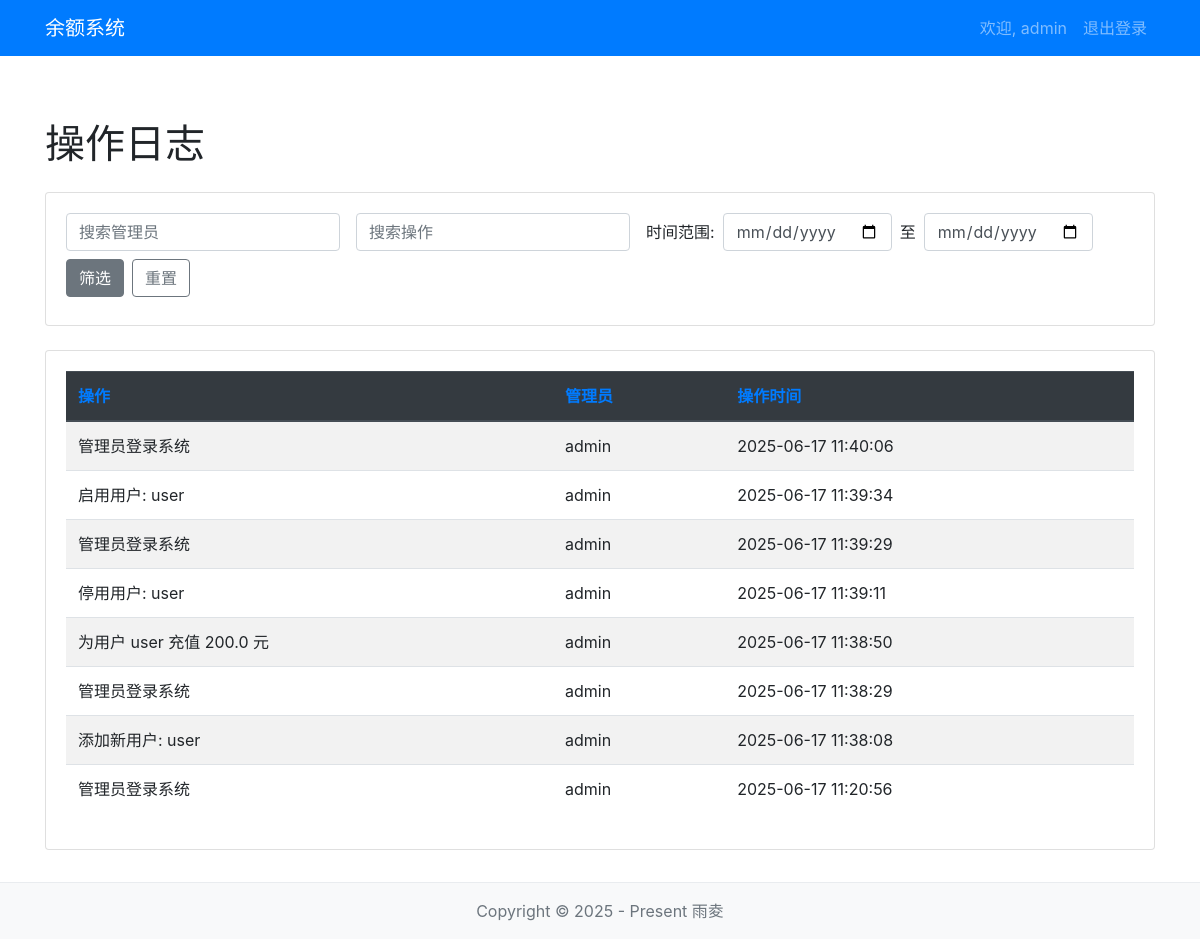
/admin/logs (signed in), run on the app's committed database.
### app/models/user.py (models this page shows, shortened)
class User(UserMixin, db.Model):
    id = db.Column(db.Integer, primary_key=True)
    username = db.Column(db.String(64), unique=True, nullable=False)
    password_hash = db.Column(db.String(128), nullable=False)
    email = db.Column(db.String(120), unique=True, nullable=True)
    balance = db.Column(db.Float, default=0.0)
    register_time = db.Column(db.DateTime, default=datetime.utcnow)
    is_active = db.Column(db.Boolean, default=True)
    user_type = db.Column(db.String(20), default='user')  # 'user' or 'admin'

### app/models/log.py (models this page shows, shortened)
class OperationLog(db.Model):
    id = db.Column(db.Integer, primary_key=True)
    action = db.Column(db.String(255), nullable=False)
    timestamp = db.Column(db.DateTime, default=datetime.utcnow)
    admin_id = db.Column(db.Integer, db.ForeignKey('user.id'))
    admin_username = db.Column(db.String(64), nullable=False)
    user_id = db.Column(db.Integer, db.ForeignKey('user.id'), nullable=True)
    user_username = db.Column(db.String(64), nullable=True)
    amount = db.Column(db.Float, nullable=True)

### app/routes/admin.py (the view)
@admin_bp.route('/logs')
@admin_required
def logs():
    logs = OperationLog.query.order_by(OperationLog.timestamp.desc()).all()
    return render_template('admin/logs.html', title='操作日志', logs=logs)

### app/__init__.py (called while the page is built)
@login_manager.user_loader
def load_user(user_id):
    from app.models.user import User
    user = User.query.get(int(user_id))
    return user

### app/routes/admin.py (called while the page is built)
def admin_required(f):
    @wraps(f)
    def decorated_function(*args, **kwargs):
        if not current_user.is_authenticated:
            flash('请先登录以访问该页面')
            return redirect(url_for('admin.login', next=request.url))
        if not hasattr(current_user, 'user_type') or current_user.user_type != 'admin':
            flash('请使用管理员账号登录')
            return redirect(url_for('admin.login', next=request.url))
        return f(*args, **kwargs)
    return decorated_function

### app/templates/admin/logs.html (shortened to what this page needs)
{% extends 'base.html' %}
{% block content %}
<h1 class="mb-4">操作日志</h1>
<div class="card mb-4">
    <div class="card-body">
        <form method="get" class="form-inline">
            <div class="form-group mr-3 mb-2">
                <input type="text" name="admin" class="form-control" placeholder="搜索管理员" value="{{ request.args.get('admin', '') }}">
            </div>
            <div class="form-group mr-3 mb-2">
                <input type="text" name="action" class="form-control" placeholder="搜索操作" value="{{ request.args.get('action', '') }}">
            </div>
            <div class="form-group mr-3 mb-2">
                <label class="mr-2">时间范围:</label>
                <input type="date" name="start_date" class="form-control mr-2" value="{{ request.args.get('start_date', '') }}">
                <span class="mr-2">至</span>
                <input type="date" name="end_date" class="form-control" value="{{ request.args.get('end_date', '') }}">
            </div>
            <button type="submit" class="btn btn-secondary mb-2">筛选</button>
            <a href="{{ url_for('admin.logs') }}" class="btn btn-outline-secondary mb-2 ml-2">重置</a>
        </form>
    </div>
</div>
<div class="card">
    <div class="card-body">
        <div class="table-responsive">
            <table class="table table-striped table-hover">
                <thead class="thead-dark">
                    <tr>
                        <th scope="col">
                            <a href="{{ url_for('admin.logs', sort='action', order='asc' if sort_by == 'action' and sort_order == 'desc' else 'desc') }}">
                                操作
                            </a>
                        </th>
                        <th scope="col">
                            <a href="{{ url_for('admin.logs', sort='admin', order='asc' if sort_by == 'admin' and sort_order == 'desc' else 'desc') }}">
                                管理员
                            </a>
                        </th>
                        <th scope="col">
                            <a href="{{ url_for('admin.logs', sort='time', order='asc' if sort_by == 'time' and sort_order == 'desc' else 'desc') }}">
                                操作时间
                            </a>
                        </th>
                    </tr>
                </thead>
                <tbody>
                    {% for log in logs %}
                    <tr>
                        <td>{{ log.action }}</td>
                        <td>{{ log.admin_username }}</td>
                        <td>{{ log.timestamp.strftime('%Y-%m-%d %H:%M:%S') }}</td>
                    </tr>
                    {% else %}
                    <tr>
                        <td colspan="3" class="text-center">暂无操作日志记录</td>
                    </tr>
                    {% endfor %}
                </tbody>
            </table>
        </div>
    </div>
</div>
{% endblock %}

### app/templates/base.html (shortened to what this page needs)
<!DOCTYPE html>
<html lang="zh-CN">
<head>
    <link rel="stylesheet" href="https://stackpath.bootstrapcdn.com/bootstrap/4.5.2/css/bootstrap.min.css">
</head>
<body class="d-flex flex-column min-vh-100">
    <nav class="navbar navbar-expand-lg navbar-dark bg-primary">
        <div class="container">
            <a class="navbar-brand" href="{{ url_for('admin.dashboard') if title == '后台余额管理系统' else url_for('index') }}">
                {% if title == '后台余额管理系统' %}后台余额管理系统{% else %}余额系统{% endif %}
            </a>
            <div class="collapse navbar-collapse" id="navbarNav">
                <ul class="navbar-nav ml-auto">
                    {% if current_user.is_authenticated %}
                        <li class="nav-item">
                            <span class="nav-link">欢迎, {{ current_user.username }}</span>
                        </li>
                        <li class="nav-item">
                            <a class="nav-link" href="{{ url_for('user.logout') if title != '后台余额管理系统' else url_for('admin.logout') }}">退出登录</a>
                        </li>
                    {% endif %}
                </ul>
            </div>
        </div>
    </nav>
    <div class="container content flex-grow-1">
        {% block content %}{% endblock %}
    </div>
    <footer class="footer">
        <div class="container">
            <span class="text-muted">Copyright © 2025 - Present 雨夌</span>
        </div>
    </footer>
</body>
</html>

### app/templates/base.html (style rules this page uses)
.content { padding-top: 2rem; padding-bottom: 2rem; }
.footer { margin-top: auto; padding: 1rem 0; color: #6c757d; text-align: center; background-color: #f8f9fa; border-top: 1px solid #e9ecef; }
.navbar { margin-bottom: 2rem; }

### data on the page
User: username "admin"
OperationLog: action "管理员登录系统", admin_username "admin", timestamp "2025-06-17 11:40:06"
OperationLog: action "启用用户: user", admin_username "admin", timestamp "2025-06-17 11:39:34"
OperationLog: action "管理员登录系统", admin_username "admin", timestamp "2025-06-17 11:39:29"
OperationLog: action "停用用户: user", admin_username "admin", timestamp "2025-06-17 11:39:11"
OperationLog: action "为用户 user 充值 200.0 元", admin_username "admin", timestamp "2025-06-17 11:38:50"
OperationLog: action "管理员登录系统", admin_username "admin", timestamp "2025-06-17 11:38:29"
OperationLog: action "添加新用户: user", admin_username "admin", timestamp "2025-06-17 11:38:08"
OperationLog: action "管理员登录系统", admin_username "admin", timestamp "2025-06-17 11:20:56"
